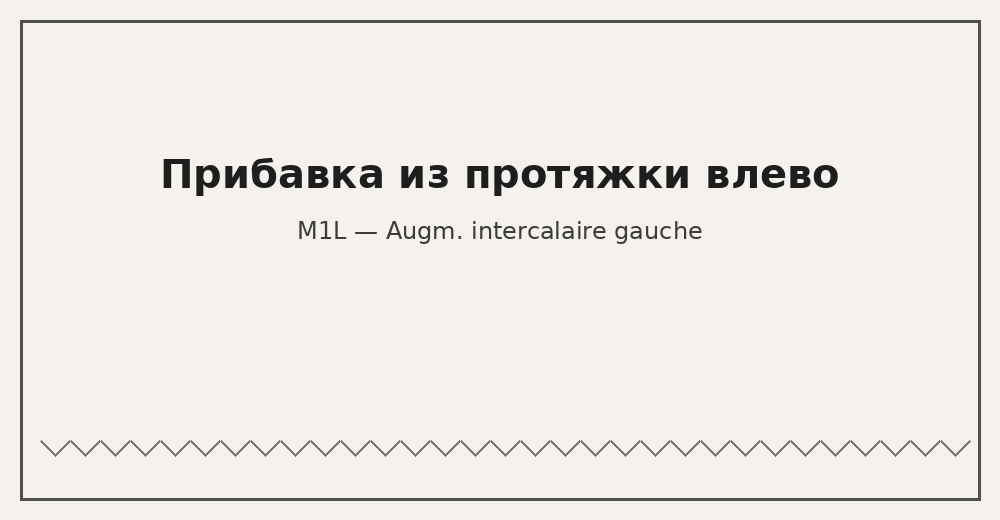
#> input picture dev/PDF_PARSER_2.0/templates/images/fig_prl.png, 1000 x 520 px
$ python -i image_utils.py   (imports and definitions only)
#> lines starting #> are read from the running program, lines starting #| are printed output that depends on the picture; after the words box and inside, x2 and y2 are one past the last pixel; in counts of white or black regions, pixels touching at a corner belong together
"""Image processing utilities for visual comparison.

Common image operations used throughout the visual diff system.
"""

import numpy as np
from PIL import Image, ImageFilter, ImageOps
from typing import Tuple, Optional
import logging

logger = logging.getLogger(__name__)


# [217 lines left out: functions ensure_same_size, ensure_same_mode, align_images, crop_to_bbox, normalize_image, denormalize_image and 4 more, not called in this run]


def threshold_image(
    image: Image.Image,
    threshold: int = 128,
    invert: bool = False
) -> Image.Image:
    """Apply threshold to image.

    Args:
        image: PIL Image (will be converted to grayscale)
        threshold: Threshold value (0-255)
        invert: Invert result

    Returns:
        Binary image
    """
    gray = image.convert('L')

    if invert:
        return gray.point(lambda x: 0 if x > threshold else 255)
    else:
        return gray.point(lambda x: 255 if x > threshold else 0)


# [91 lines left out: functions compute_image_statistics, pad_to_size, scale_to_fit, not called in this run]

>>> from PIL import Image
>>> picture = Image.open('../../templates/images/fig_prl.png')
#> picture is the input picture: PIL image 1000x520 RGB; mean R, G, B 237.4, 234.6, 230.7
>>> result = threshold_image(picture)
#> in threshold_image, `return gray.point(lambda x: 255 if x > threshold else 0)`:
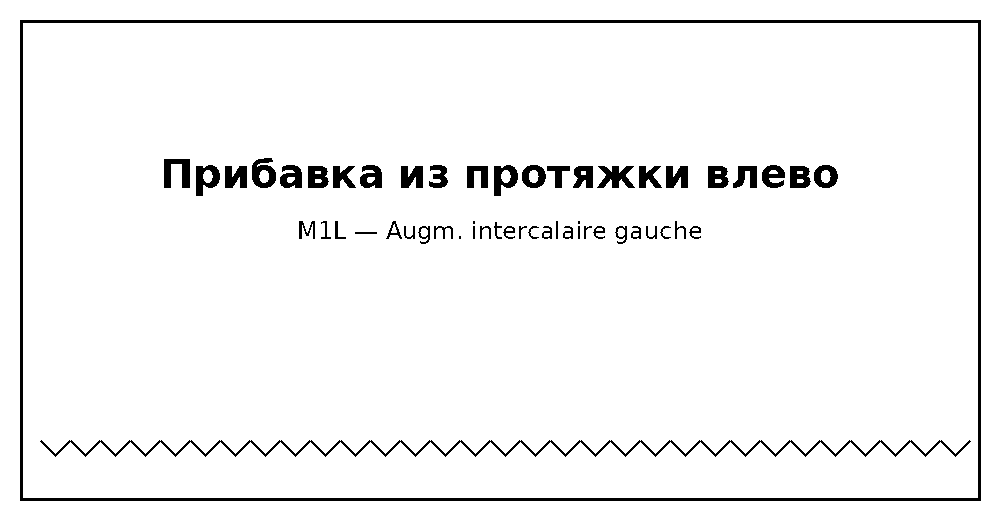
#> returned value: PIL image 1000x520 L; 95.9% white; 54 black regions (3 under 20 px), largest, box (x1, y1, x2, y2) and area: (20, 20, 981, 501) 8616, (40, 440, 971, 457) 2729, (164, 159, 190, 188) 490
